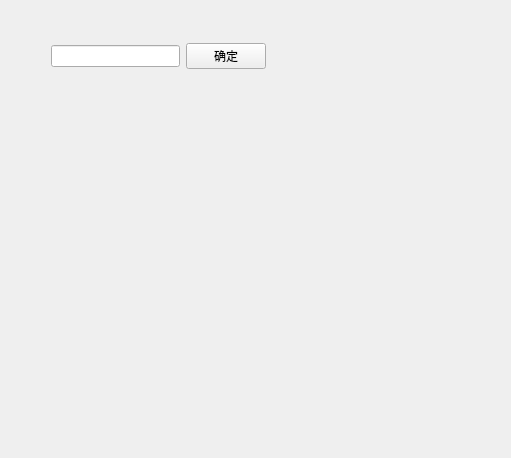
<?xml version="1.0" encoding="UTF-8"?>
<ui version="4.0">
 <class>Form</class>
 <widget class="QWidget" name="Form">
  <property name="geometry">
   <rect>
    <x>0</x>
    <y>0</y>
    <width>511</width>
    <height>458</height>
   </rect>
  </property>
  <property name="windowTitle">
   <string>Form</string>
  </property>
  <widget class="QWidget" name="">
   <property name="geometry">
    <rect>
     <x>51</x>
     <y>43</y>
     <width>215</width>
     <height>26</height>
    </rect>
   </property>
   <layout class="QHBoxLayout" name="horizontalLayout">
    <item>
     <widget class="QLineEdit" name="lineEdit_2"/>
    </item>
    <item>
     <widget class="QPushButton" name="pushButton_2">
      <property name="text">
       <string>确定</string>
      </property>
     </widget>
    </item>
   </layout>
  </widget>
 </widget>
 <resources/>
 <connections/>
</ui>
